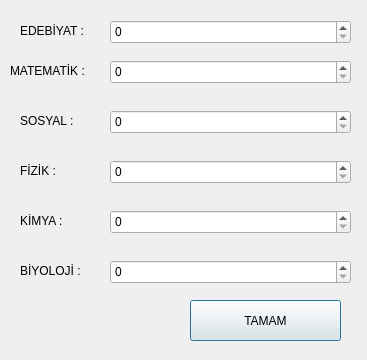
<?xml version="1.0" encoding="UTF-8"?>
<ui version="4.0">
 <class>Dialog</class>
 <widget class="QDialog" name="Dialog">
  <property name="geometry">
   <rect>
    <x>0</x>
    <y>0</y>
    <width>367</width>
    <height>360</height>
   </rect>
  </property>
  <property name="windowTitle">
   <string>Dialog</string>
  </property>
  <widget class="QSpinBox" name="spinBoxMatematik">
   <property name="geometry">
    <rect>
     <x>110</x>
     <y>60</y>
     <width>241</width>
     <height>24</height>
    </rect>
   </property>
  </widget>
  <widget class="QLabel" name="label_4">
   <property name="geometry">
    <rect>
     <x>20</x>
     <y>160</y>
     <width>91</width>
     <height>21</height>
    </rect>
   </property>
   <property name="text">
    <string>FİZİK :</string>
   </property>
  </widget>
  <widget class="QPushButton" name="pushButtonTamam">
   <property name="geometry">
    <rect>
     <x>190</x>
     <y>300</y>
     <width>151</width>
     <height>41</height>
    </rect>
   </property>
   <property name="text">
    <string>TAMAM</string>
   </property>
  </widget>
  <widget class="QLabel" name="label_5">
   <property name="geometry">
    <rect>
     <x>20</x>
     <y>210</y>
     <width>91</width>
     <height>21</height>
    </rect>
   </property>
   <property name="text">
    <string>KİMYA :</string>
   </property>
  </widget>
  <widget class="QLabel" name="label_6">
   <property name="geometry">
    <rect>
     <x>20</x>
     <y>260</y>
     <width>91</width>
     <height>21</height>
    </rect>
   </property>
   <property name="text">
    <string>BİYOLOJİ :</string>
   </property>
  </widget>
  <widget class="QSpinBox" name="spinBoxFizik">
   <property name="geometry">
    <rect>
     <x>110</x>
     <y>160</y>
     <width>241</width>
     <height>24</height>
    </rect>
   </property>
  </widget>
  <widget class="QLabel" name="label">
   <property name="geometry">
    <rect>
     <x>20</x>
     <y>20</y>
     <width>71</width>
     <height>21</height>
    </rect>
   </property>
   <property name="text">
    <string>EDEBİYAT :</string>
   </property>
  </widget>
  <widget class="QSpinBox" name="spinBoxEdebiyat">
   <property name="geometry">
    <rect>
     <x>110</x>
     <y>20</y>
     <width>241</width>
     <height>24</height>
    </rect>
   </property>
  </widget>
  <widget class="QSpinBox" name="spinBoxSosyal">
   <property name="geometry">
    <rect>
     <x>110</x>
     <y>110</y>
     <width>241</width>
     <height>24</height>
    </rect>
   </property>
  </widget>
  <widget class="QLabel" name="label_2">
   <property name="geometry">
    <rect>
     <x>10</x>
     <y>60</y>
     <width>91</width>
     <height>21</height>
    </rect>
   </property>
   <property name="text">
    <string>MATEMATİK :</string>
   </property>
  </widget>
  <widget class="QSpinBox" name="spinBoxKimya">
   <property name="geometry">
    <rect>
     <x>110</x>
     <y>210</y>
     <width>241</width>
     <height>24</height>
    </rect>
   </property>
  </widget>
  <widget class="QLabel" name="label_3">
   <property name="geometry">
    <rect>
     <x>20</x>
     <y>110</y>
     <width>91</width>
     <height>21</height>
    </rect>
   </property>
   <property name="text">
    <string>SOSYAL :</string>
   </property>
  </widget>
  <widget class="QSpinBox" name="spinBoxBiyoloji">
   <property name="geometry">
    <rect>
     <x>110</x>
     <y>260</y>
     <width>241</width>
     <height>24</height>
    </rect>
   </property>
  </widget>
 </widget>
 <resources/>
 <connections/>
</ui>
